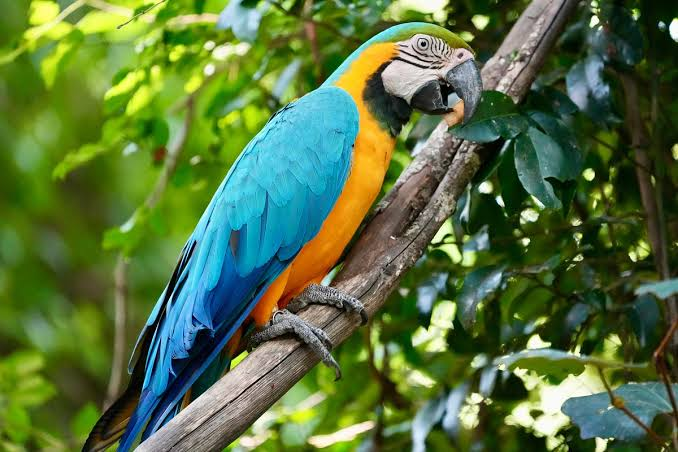
#> input picture bird.jpg, 678 x 452 px, found by its file name
$ jupyter execute workshop--4.ipynb
#> lines starting #> are read from the running program, lines starting #| are printed output that depends on the picture; after the words box and inside, x2 and y2 are one past the last pixel; in counts of white or black regions, pixels touching at a corner belong together
#> further down, image is the input picture: shape (452, 678, 3); mean B, G, R 64.1, 114.5, 87.6
# WORKSHOP 4 - Gray Scale Morphology - Real-Time Bone Fracture Detection
# Name : KIrupasagar S
# Reg No :212224230126

[cell 1]
import cv2
import numpy as np
import matplotlib.pyplot as plt

image_path = "C:/Users/acer/OneDrive/Desktop/YOLOv4_Webcam/bird.jpg"

def preprocess_image(image):
    gray = cv2.cvtColor(image, cv2.COLOR_BGR2GRAY)
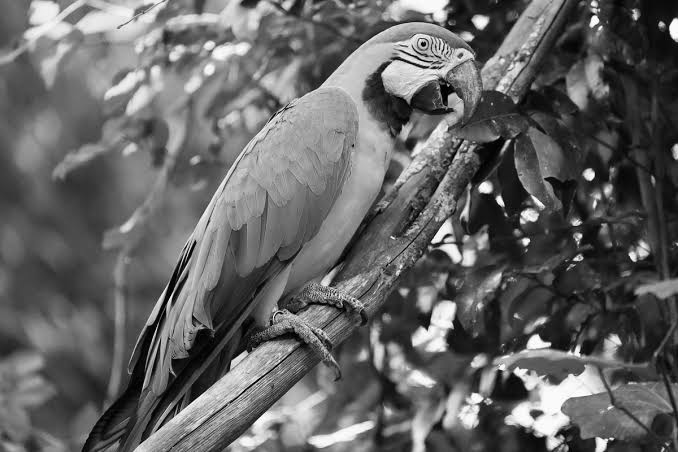
#> gray: shape (452, 678); min 0, max 255, mean 100.7
    blurred = cv2.GaussianBlur(gray, (5, 5), 0)
    return blurred

def detect_fractures(preprocessed, original):
    kernel = np.ones((5, 5), np.uint8)
    erosion = cv2.erode(preprocessed, kernel, iterations=1)
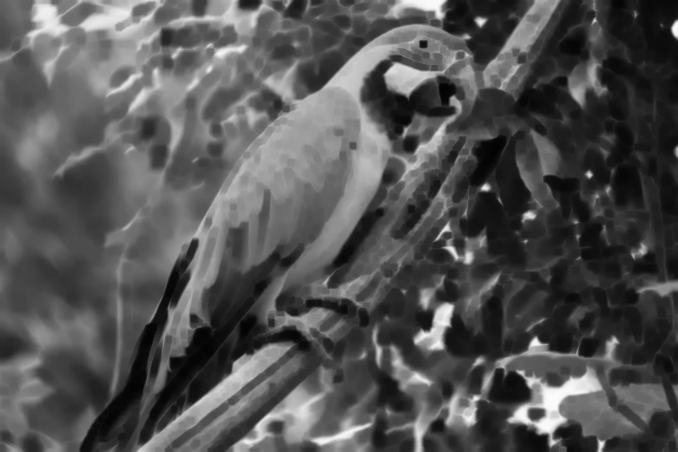
#> erosion: shape (452, 678); min 3, max 250, mean 83
    dilation = cv2.dilate(erosion, kernel, iterations=1)
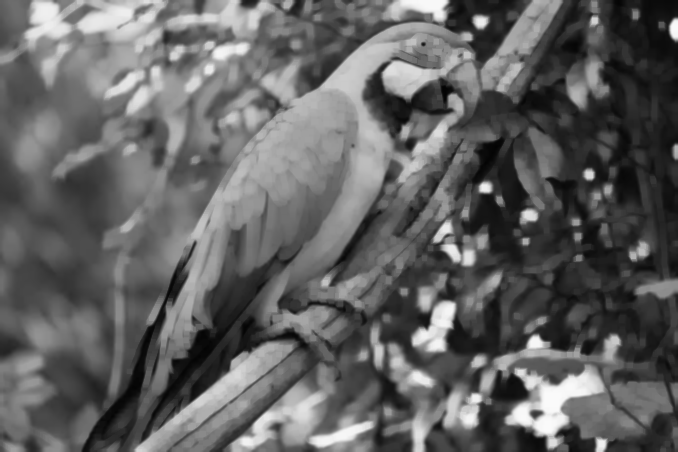
#> dilation: shape (452, 678); min 3, max 250, mean 97.7
    edges = cv2.Canny(dilation, 50, 150)
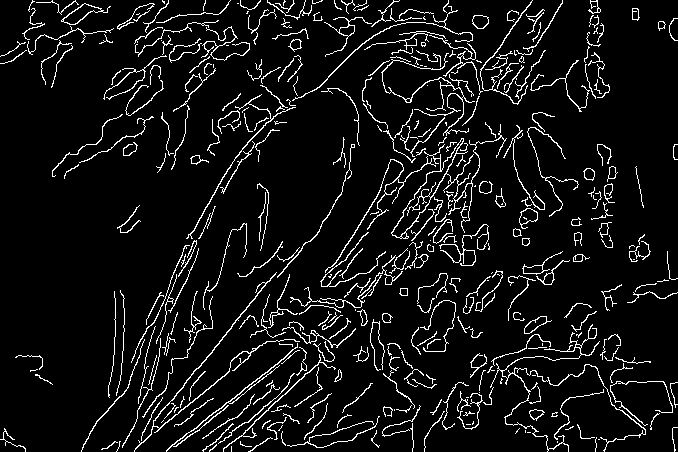
#> edges: shape (452, 678); 7.4% white in thin lines or dots
    contours, _ = cv2.findContours(edges, cv2.RETR_EXTERNAL, cv2.CHAIN_APPROX_SIMPLE)
#> contours = 373 contours, 289 with area under 20; largest, box (x1, y1, x2, y2) and area: (391, 124, 507, 239) 1380, (61, 3, 111, 25) 362, (134, 272, 300, 452) 237, (519, 208, 538, 229) 210, (490, 324, 646, 452) 200
    result = original.copy()
    cv2.drawContours(result, contours, -1, (0, 255, 0), 2)
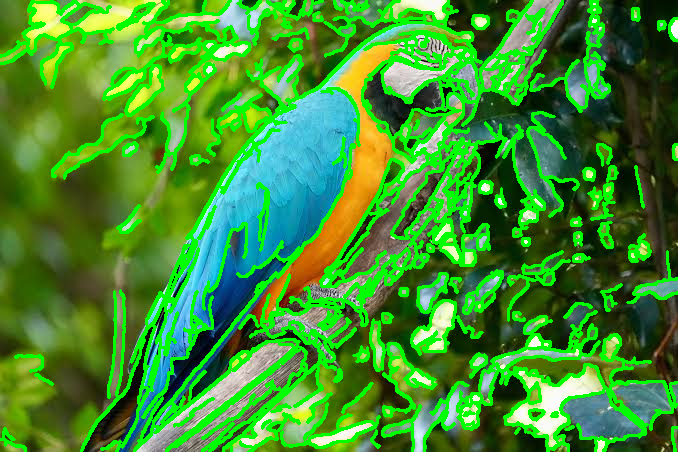
#> result: shape (452, 678, 3); mean B, G, R 46.3, 144.7, 64.8
    return result

def present_results(original_image, processed_image):
    original_rgb = cv2.cvtColor(original_image, cv2.COLOR_BGR2RGB)
    processed_rgb = cv2.cvtColor(processed_image, cv2.COLOR_BGR2RGB)

    plt.figure(figsize=(12, 6))

    plt.subplot(1, 2, 1)
    plt.title("Original Image")
    plt.imshow(original_rgb)
    plt.axis("off")

    plt.subplot(1, 2, 2)
    plt.title("Fracture Detected Image")
    plt.imshow(processed_rgb)
    plt.axis("off")

    plt.show()

image = cv2.imread(image_path)

if image is None:
    print("Error: Image not found. Check the file path.")
else:
    preprocessed = preprocess_image(image)
    fracture_detected_image = detect_fractures(preprocessed, image)
    present_results(image, fracture_detected_image)
